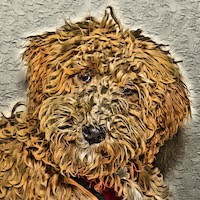
#> input picture arduino/GxEPD2/GxEPD2_ThinkInk_TriColor_Image/mocha200x200.jpg, 200 x 200 px
$ python convert_image.py
#> lines starting #> are read from the running program, lines starting #| are printed output that depends on the picture
#> in main, img is the input picture: PIL image 200x200 RGB; mean R, G, B 151.8, 124.2, 89.3
#| Original size: (200, 200)
#!/usr/bin/env python3
"""
Convert JPG image to ThinkInk 3-color e-paper display format.
Output is a C header file with PROGMEM bitmap data.

For 3-color displays (Tricolor):
- Black  = 0b00
- White  = 0b01
- Red    = 0b11 (or 0b10 depending on controller, usually we Map to specific indices)

Packed 4 pixels per byte, MSB first.
"""

from PIL import Image
import numpy as np
import sys
import os

# 3-color palette for e-paper: Black, White, Red
EINK_PALETTE = np.array([
    [0, 0, 0],        # Black
    [255, 255, 255],  # White
    [255, 0, 0],      # Red
], dtype=np.uint8)

def find_nearest_color(pixel, palette):
    """Find the nearest color in the palette using Euclidean distance."""
    distances = np.sqrt(np.sum((palette.astype(float) - pixel.astype(float)) ** 2, axis=1))
    return np.argmin(distances)

def quantize_to_3color(image):
    """Quantize image to 3-color e-paper palette with dithering."""
    img_array = np.array(image, dtype=np.float32)
    height, width = img_array.shape[:2]
#> height = 200; width = 200
    result = np.zeros((height, width), dtype=np.uint8)

    # Floyd-Steinberg dithering
    for y in range(height):
        for x in range(width):
            old_pixel = img_array[y, x].copy()
            # Clamp values
            old_pixel = np.clip(old_pixel, 0, 255)

            # Find nearest color
            color_idx = find_nearest_color(old_pixel.astype(np.uint8), EINK_PALETTE)
            result[y, x] = color_idx
            new_pixel = EINK_PALETTE[color_idx].astype(np.float32)

            # Calculate error
            error = old_pixel - new_pixel

            # Distribute error (Floyd-Steinberg)
            if x + 1 < width:
                img_array[y, x + 1] += error * 7 / 16
            if y + 1 < height:
                if x > 0:
                    img_array[y + 1, x - 1] += error * 3 / 16
                img_array[y + 1, x] += error * 5 / 16
                if x + 1 < width:
                    img_array[y + 1, x + 1] += error * 1 / 16
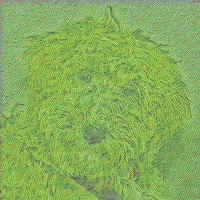
#> img_array: shape (200, 200, 3) float32; mean R, G, B 130.2, 231, 13; drawn with min black and max white
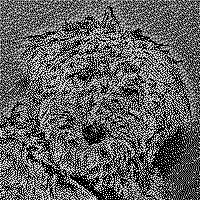
#> result: shape (200, 200); min 0, max 2, mean 0.763; drawn with min black and max white

    return result

def convert_to_progmem_plane(quantized, width, height, target_color_idx, active_level=0):
    """
    Convert quantized image to PROGMEM byte array format for a specific color plane.
    If active_level is 0: Target color pixels will be 0 (active), others 1 (inactive/white).
    If active_level is 1: Target color pixels will be 1 (active), others 0 (inactive/white).
    1 bit per pixel, 8 pixels per byte, MSB first.
    """
    bytes_list = []

    for y in range(height):
        for x in range(0, width, 8):
            byte_val = 0
            for i in range(8):
                if x + i < width:
                    pixel = quantized[y, x + i]
                    # Check if pixel matches target
                    is_target = (pixel == target_color_idx)

                    if active_level == 0:
                        # 0=Active/Target, 1=Inactive
                        bit = 0 if is_target else 1
                    else:
                        # 1=Active/Target, 0=Inactive
                        bit = 1 if is_target else 0
                else:
                    # Padding.
                    # If active_level=0 (active low), inactive is 1.
                    # If active_level=1 (active high), inactive is 0.
                    bit = 1 if active_level == 0 else 0

                byte_val = (byte_val << 1) | (bit & 0x01)
            bytes_list.append(byte_val)

    return bytes_list

def generate_header(black_bytes, red_bytes, width, height, var_name, filename):
    """Generate C header file content with two arrays."""
    lines = []
    lines.append(f"// Generated from {filename}")
    lines.append(f"// Image size: {width}x{height} pixels")
    lines.append(f"// Format: 3-color (1 bit per pixel), 8 pixels per byte")
    lines.append(f"// Black bytes: {len(black_bytes)}")
    lines.append(f"// Red bytes: {len(red_bytes)}")
    lines.append("")
    lines.append(f"#ifndef _{var_name.upper()}_H_")
    lines.append(f"#define _{var_name.upper()}_H_")
    lines.append("")
    lines.append("#include <Arduino.h>")
    lines.append("")

    # Generate Black Array
    lines.append(f"const uint8_t {var_name}_black[{len(black_bytes)}] PROGMEM = {{")
    for i in range(0, len(black_bytes), 16):
        chunk = black_bytes[i:i+16]
        hex_values = ", ".join(f"0x{b:02X}" for b in chunk)
        if i + 16 < len(black_bytes):
            hex_values += ","
        lines.append(f"  {hex_values}")
    lines.append("};")
    lines.append("")

    # Generate Red Array
    lines.append(f"const uint8_t {var_name}_red[{len(red_bytes)}] PROGMEM = {{")
    for i in range(0, len(red_bytes), 16):
        chunk = red_bytes[i:i+16]
        hex_values = ", ".join(f"0x{b:02X}" for b in chunk)
        if i + 16 < len(red_bytes):
            hex_values += ","
        lines.append(f"  {hex_values}")
    lines.append("};")
    lines.append("")

    lines.append("#endif")
    lines.append("")

    return "\n".join(lines)

def save_bit_preview(bytes_list, width, height, filename, invert_bits=False):
    """
    Save a preview image from the generated byte data.
    invert_bits: If True, treats bit 0 as White and 1 as Black (Active High source).
                 If False, treats bit 0 as Black and 1 as White (Active Low source).
    """
    img = Image.new('1', (width, height))
    pixels = img.load()

    byte_idx = 0
    bit_idx = 0

    for y in range(height):
        for x in range(width):
            if byte_idx < len(bytes_list):
                byte = bytes_list[byte_idx]
                # MSB first
                bit = (byte >> (7 - bit_idx)) & 0x01

                # For preview:
                # If Active Low (invert_bits=False): 0=Active(Draw), 1=Inactive(White)
                # We want Active -> Black (0), Inactive -> White (1). So just use bit value.

                # If Active High (invert_bits=True): 1=Active(Draw), 0=Inactive(White)
                # We want Active -> Black (0), Inactive -> White (1). So we need to invert the bit.

                if invert_bits:
                    pixel_val = 1 - bit  # 1->0 (Black), 0->1 (White)
                else:
                    pixel_val = bit      # 0->0 (Black), 1->1 (White)

                pixels[x, y] = pixel_val

                bit_idx += 1
                if bit_idx == 8:
                    bit_idx = 0
                    byte_idx += 1

    img.save(filename)
    print(f"Saved preview: {filename}")


def main():
    input_file = "mocha200x200.jpg"
    output_file = "mocha200x200.h"
    var_name = "image200x200"

    # Target display size
    target_width = 200
    target_height = 200

    print(f"Loading {input_file}...")
    if not os.path.exists(input_file):
        print(f"Error: {input_file} not found!")
        # Fallback for testing if file doesn't exist in user workspace, generate a dummy image
        print("Generating dummy image for testing...")
        img = Image.new('RGB', (200, 200), color='white')
        # Draw a red rectangle
        for x in range(50, 150):
            for y in range(50, 150):
                img.putpixel((x, y), (255, 0, 0))
        # Draw a black circle-ish thing
        for x in range(80, 120):
            for y in range(80, 120):
                img.putpixel((x, y), (0, 0, 0))
    else:
        img = Image.open(input_file)

    print(f"Original size: {img.size}")

    # Convert to RGB if necessary
    if img.mode != 'RGB':
        img = img.convert('RGB')

    # Resize to target dimensions if needed
    if img.size != (target_width, target_height):
         print(f"Resizing to {target_width}x{target_height}...")
         img = img.resize((target_width, target_height), Image.Resampling.LANCZOS)

    print("Quantizing to 3-color palette with dithering...")
    quantized = quantize_to_3color(img)

    # Count pixels
    unique, counts = np.unique(quantized, return_counts=True)
    pixel_counts = dict(zip(unique, counts))
    print("Pixel counts:")
    print(f"  Black (0): {pixel_counts.get(0, 0)}")
#|   Black (0): 16136
    print(f"  White (1): {pixel_counts.get(1, 0)}")
#|   White (1): 17197
    print(f"  Red   (2): {pixel_counts.get(2, 0)}")
#|   Red   (2): 6667


    # Save preview
    preview = Image.fromarray(EINK_PALETTE[quantized])
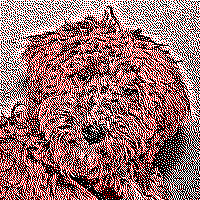
#> preview: PIL image 200x200 RGB; mean R, G, B 152.1, 109.6, 109.6
    preview.save("preview_3color.png")
    print("Saved preview to preview_3color.png")

    print("Converting to PROGMEM format (Split Planes)...")
    # 0=Black, 1=White, 2=Red
    # Black Plane: Active Low (0=Black)
    black_bytes = convert_to_progmem_plane(quantized, target_width, target_height, 0, active_level=0)
    # Save preview for Black (Active=0)
    save_bit_preview(black_bytes, target_width, target_height, "preview_black.png", invert_bits=False)
#> in save_bit_preview, `img = Image.new('1', (width, height))`: img: PIL image 200x200 1; every value is 0
#> in save_bit_preview, `img.save(filename)`:
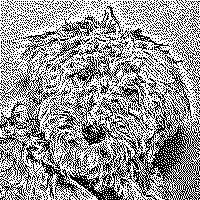
#> saved as preview_black.png: PIL image 200x200 1; 59.7% white; black in thin lines or dots

    # Red Plane: Active Low (0=Red) - Library inverts this to 1 at controller
    red_bytes = convert_to_progmem_plane(quantized, target_width, target_height, 2, active_level=0)
    # Save preview for Red (Active=0)
    save_bit_preview(red_bytes, target_width, target_height, "preview_red.png", invert_bits=False)
#> call 2 of save_bit_preview, with width = 200, height = 200, filename = 'preview_red.png', invert_bits = False
#> in save_bit_preview (call 2), `img.save(filename)`:
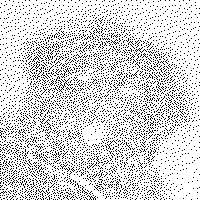
#> saved as preview_red.png: PIL image 200x200 1; 83.3% white; black in thin lines or dots

    print(f"Generating {output_file}...")
    header_content = generate_header(black_bytes, red_bytes, target_width, target_height, var_name, input_file)
#> the loop in generate_header, `for i in range(0, len(black_bytes), 16):` made 313 passes
#> i on passes 2 to 4: 16, 32, 48
#> the loop in generate_header, `for i in range(0, len(red_bytes), 16):` made 313 passes

    with open(output_file, 'w') as f:
        f.write(header_content)

    print(f"Done! Generated {output_file}")
    print(f"Arrays: {var_name}_black, {var_name}_red")

if __name__ == "__main__":
    main()
